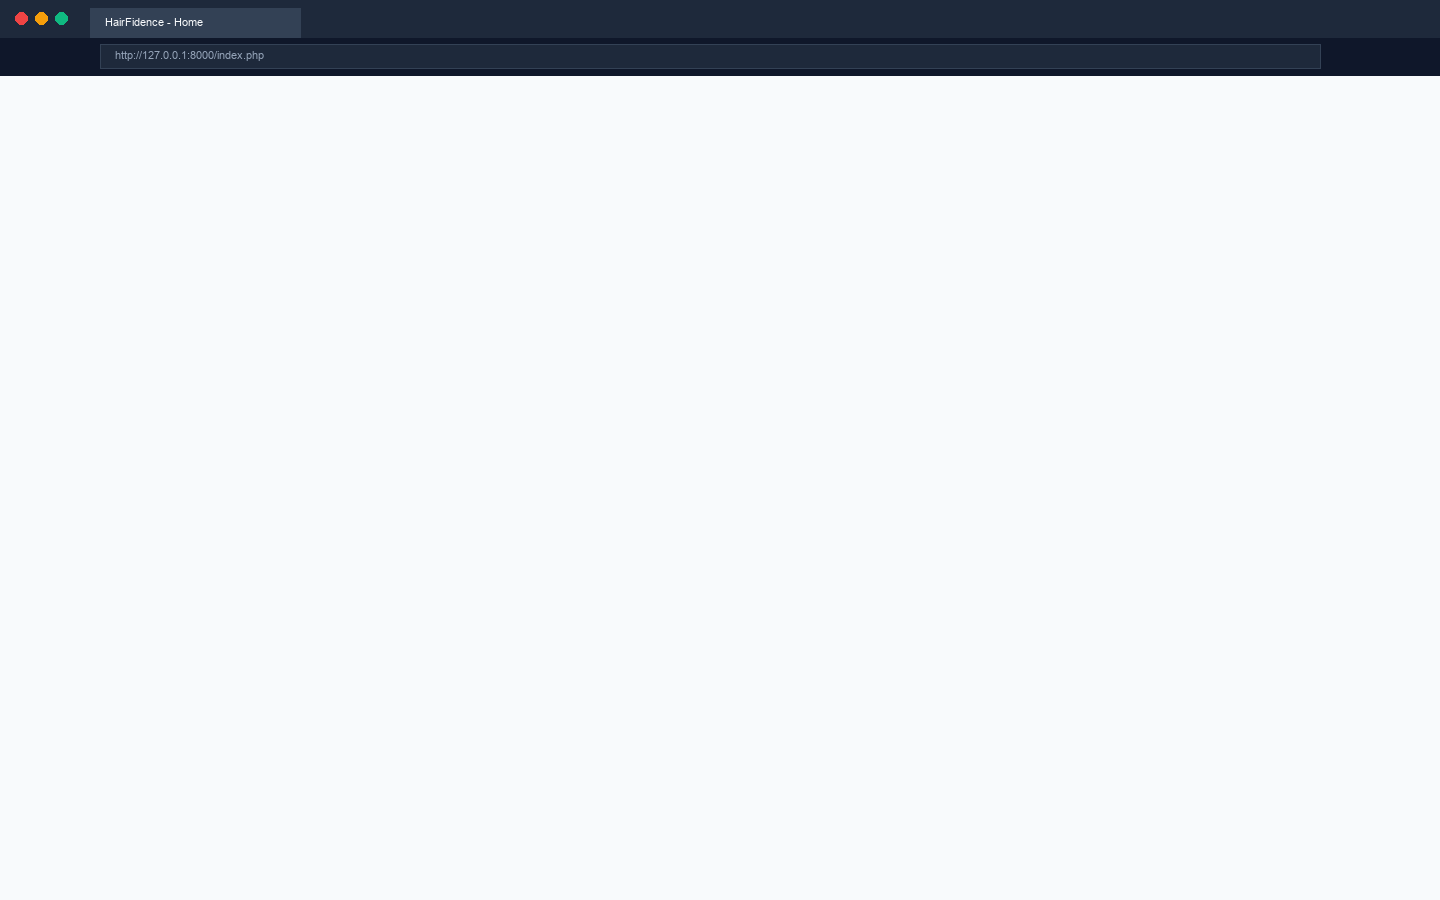

Here is the Python script that generated this plot:
from PIL import Image, ImageDraw, ImageFont
import os

def create_browser_frame(w, h, title, url):
    img = Image.new("RGB", (w, h), "#f8fafc")
    draw = ImageDraw.Draw(img)

    try:
        font_b = ImageFont.truetype("arialbd.ttf", 15)
        font_r = ImageFont.truetype("arial.ttf", 13)
        font_sm = ImageFont.truetype("arial.ttf", 11)
    except:
        font_b = font_r = font_sm = ImageFont.load_default()

    # Browser chrome header (Windows / Chrome style)
    draw.rectangle([0, 0, w, 75], fill="#1e293b")
    # Window controls (min, max, close)
    draw.ellipse([15, 12, 27, 24], fill="#ef4444")
    draw.ellipse([35, 12, 47, 24], fill="#f59e0b")
    draw.ellipse([55, 12, 67, 24], fill="#10b981")

    # Tab
    draw.rectangle([90, 8, 300, 38], fill="#334155")
    draw.text((105, 16), title[:26], fill="#f8fafc", font=font_sm)

    # Address bar
    draw.rectangle([0, 38, w, 75], fill="#0f172a")
    draw.rectangle([100, 44, w - 120, 68], fill="#1e293b", outline="#334155", width=1)
    draw.text((115, 49), url, fill="#94a3b8", font=font_sm)

    return img, draw

if __name__ == "__main__":
    img, draw = create_browser_frame(1440, 900, "HairFidence - Home", "http://127.0.0.1:8000/index.php")
    img.save("test_frame.png")
    print("Frame created successfully!")
